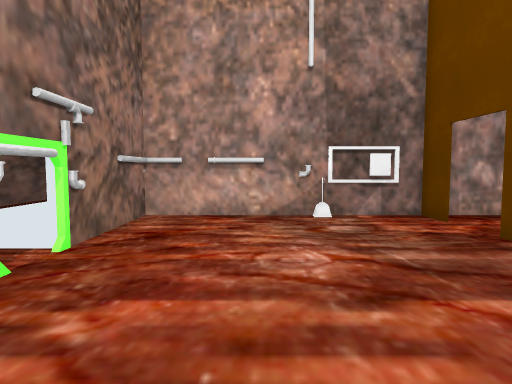
View 1 (above)

15 first-person views from a walk through a Unity game level. The camera is 1.5 m above the floor, tilts 4° down and sees 75° across. Doors are open. The floor is counted in squares, 1 m on a side. Each view is taken from the middle of a square. On the plan, view 1 faces up. The plan holds only what a view shows up to about 15 squares ahead; the rest is blank. The place goes on beyond the plan. The player character is not drawn. Some surface patterns are stand-ins.

View 2
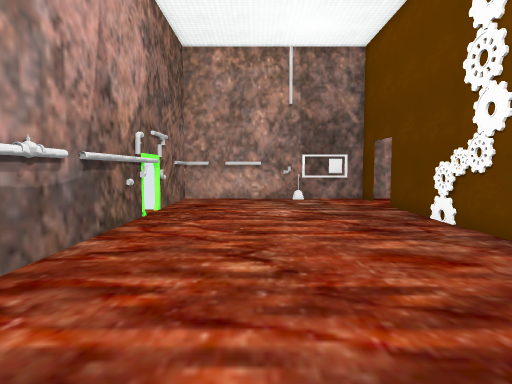

View 3
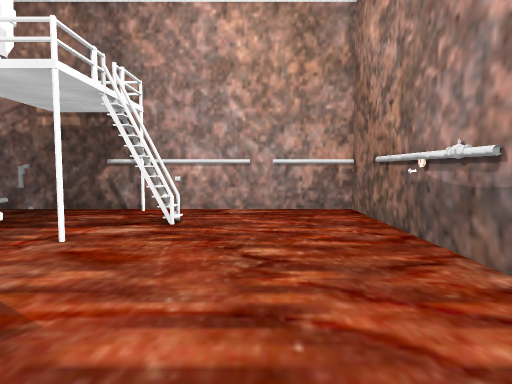

View 4
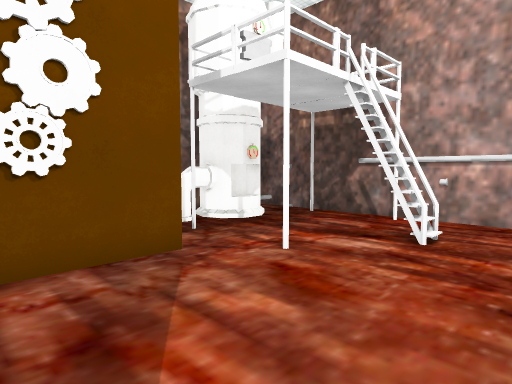

View 5
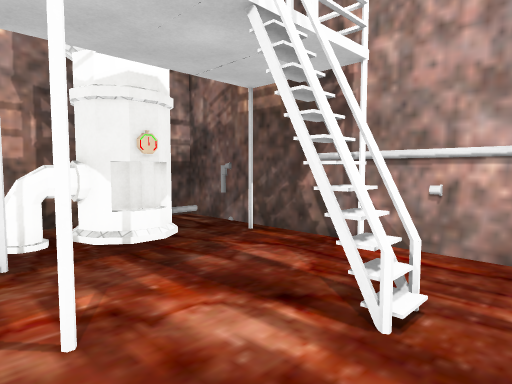

View 6
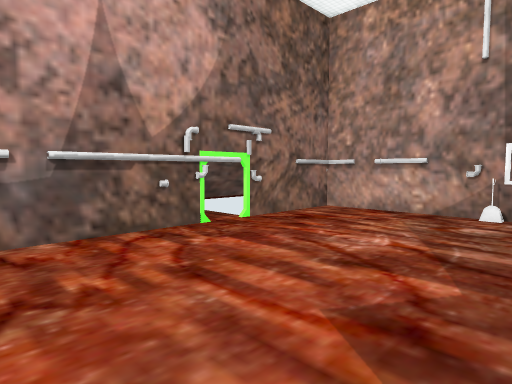

View 7
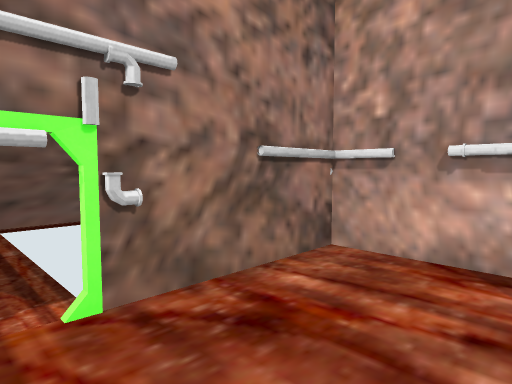

View 8
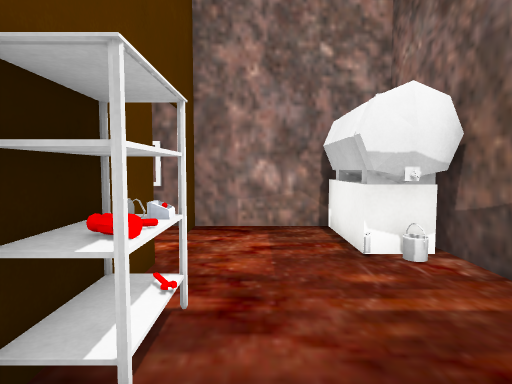

View 9
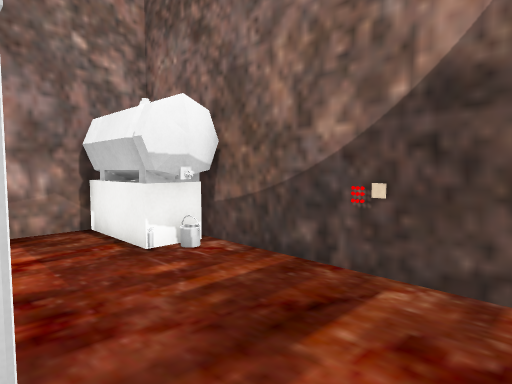

View 10
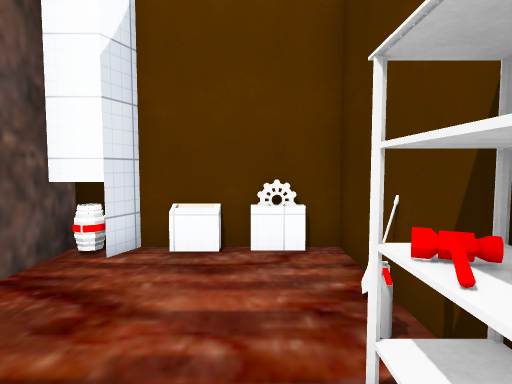

View 11
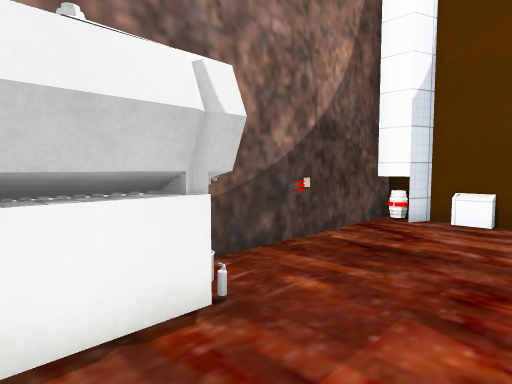

View 12
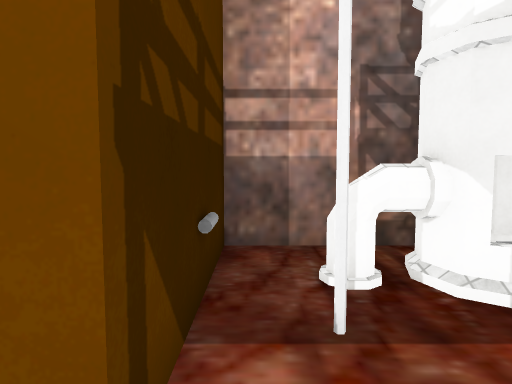

View 13
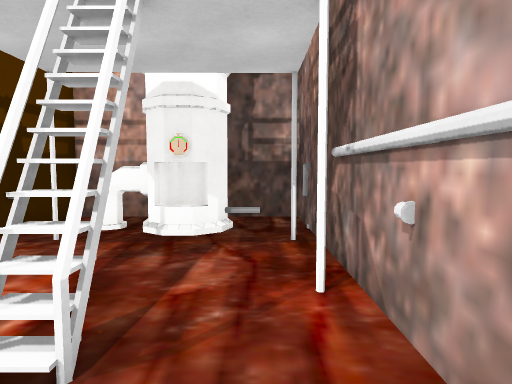

View 14
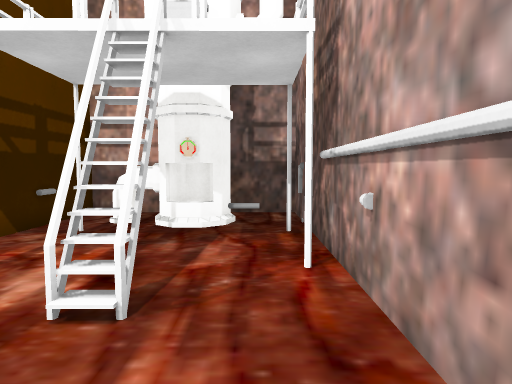

View 15
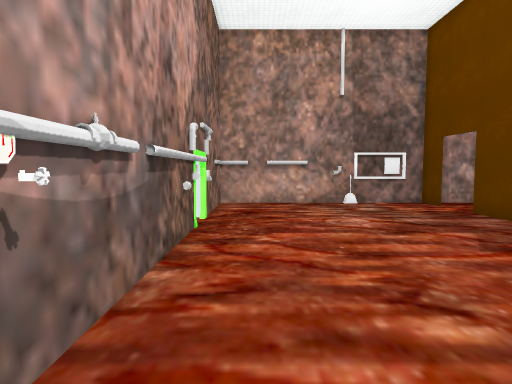

### Floor plan
Key: @ floor where view 1 was taken; # wall or solid block; . floor; D open door; A valve; T tank; E fire extinguisher; B bucket; S shelf; L lever; R barrel; O other object.
Columns run from 4 left of view 1 to 11 right of it. Each row starts with its distance up from view 1.
 11 ##OOO#########
 10 #.....O..#...T
  9 #............TT
  8 #............EB#
  7 #........#....T#
  6 OD.......#.....#
  5 DD.......SS....#
  4 O........#S...L#
  3 O........#E....#
  2 #........O.....#
  1 O........#.....#
  0 O...@....##OO#R#
 -1 # .............#
 -2 #A......#..###.#
 -3 #...........##.#
 -4 #......#....D#.#
 -5 O...........D#.#
 -6 #..............#
 -7 ############OO##

Positions as (right, up) in squares from view 1, and headings:
1: (0, 0), facing up
2: (0, -6), facing up
3: (0, 5), facing down
4: (0, 3), facing down-right
5: (1, -1), facing down-right
6: (4, -1), facing up-left
7: (0, 5), facing up-left
8: (7, 2), facing up
9: (6, 2), facing up-right
10: (7, 6), facing down
11: (6, 10), facing down-right
12: (4, -1), facing right
13: (0, -6), facing right
14: (-1, -6), facing right
15: (-2, -4), facing up
